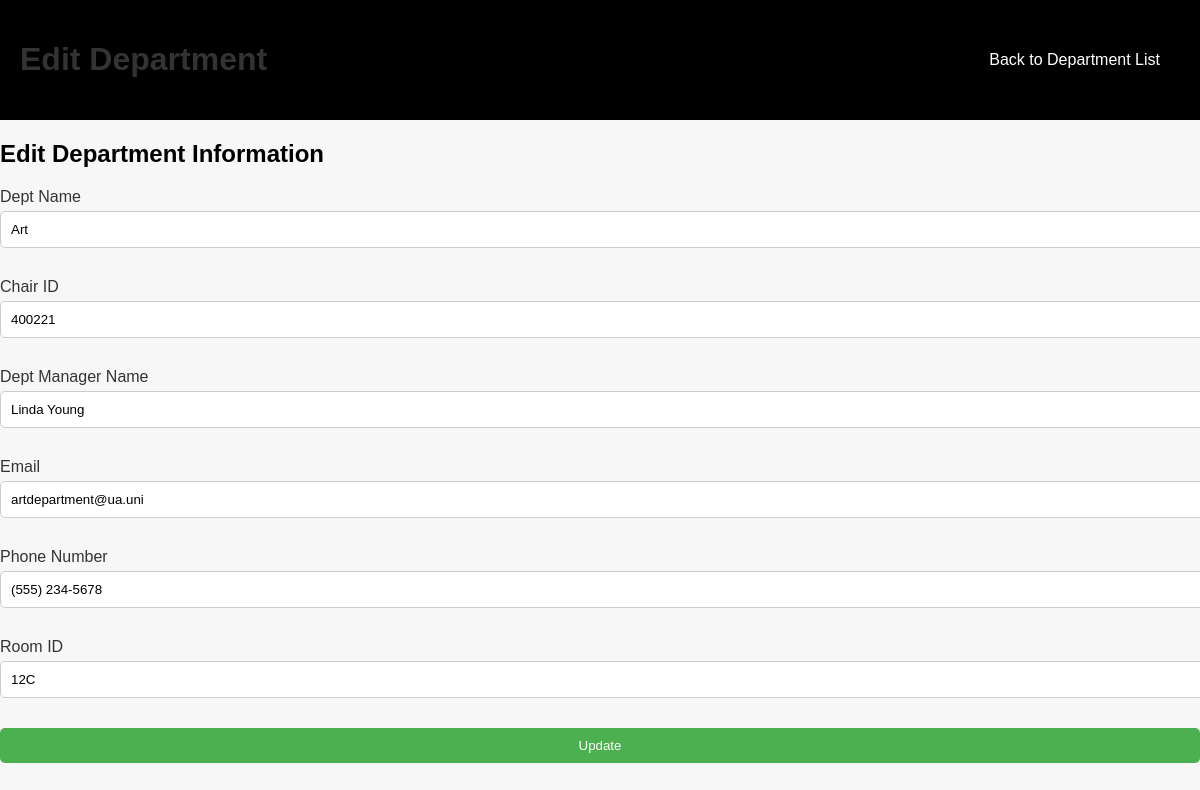
Before: /Systemsproject/edit_department.php?id=ART with the older database file.
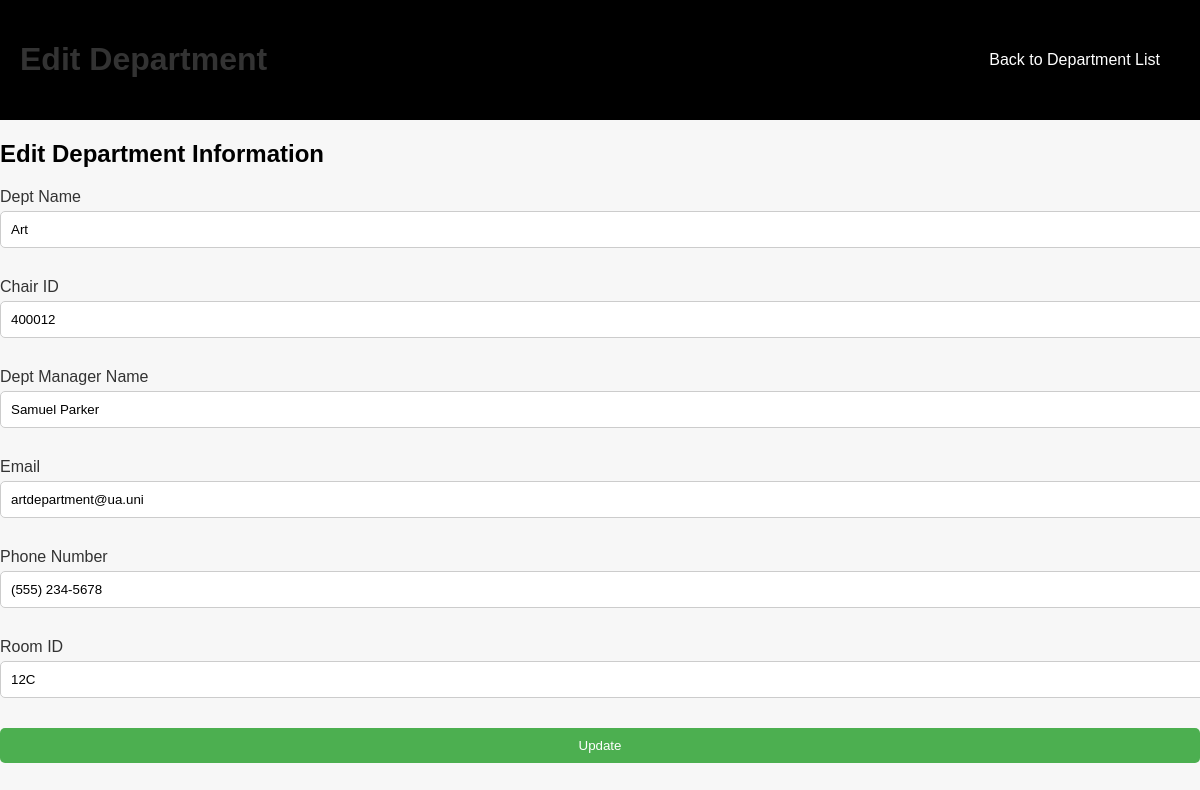
After: the same page with the newer database file.
### tables this page shows
CREATE TABLE `dept` (
  `DeptID` varchar(25) NOT NULL,
  `DeptName` varchar(100) DEFAULT NULL,
  `ChairID` int(11) DEFAULT NULL,
  `DeptManager` varchar(100) DEFAULT NULL,
  `Email` varchar(100) DEFAULT NULL,
  `PhoneNum` varchar(100) DEFAULT NULL,
  `RoomID` varchar(25) DEFAULT NULL
);

### Systemsproject/edit_department.php (the view, shortened to what this page needs)
<?php
@include 'config1.php';
if (isset($_GET['id'])) {
    $deptID = mysqli_real_escape_string($conn, $_GET['id']);
    $query = "SELECT * FROM dept WHERE DeptID = '$deptID'";
    $result = mysqli_query($conn, $query);
    if (mysqli_num_rows($result) > 0) {
        $department = mysqli_fetch_assoc($result);
    } else {
        echo "Department not found.";
        exit;
    }
} else {
    echo "Department ID not provided.";
    exit;
}
?>
<!DOCTYPE html>
<html lang="en">
<head>
   <link rel="stylesheet" href="edit_dept.css">
</head>
<body>
   <div class="header">
      <h1>Edit Department</h1>
      <a href="Departments_page1.php" class="back-button">Back to Department List</a>
   </div>
   <div class="edit-department-container">
      <h2>Edit Department Information</h2>
     <div class="form-group">
                <label for="newDeptName">Dept Name</label>
         <input type="text" name="newDeptName" placeholder="Department Name" value="<?php echo $department['DeptName']; ?>">
</div>
<div class="form-group">
                <label for="newChairId">Chair ID</label>
         <input type="text" name="newChairId" placeholder="Chair ID" value="<?php echo $department['ChairID']; ?>">
</div>
<div class="form-group">
                <label for="newDeptManager">Dept Manager Name</label>
         <input type="text" name="newDeptManager" placeholder="Department Manager" value="<?php echo $department['DeptManager']; ?>">
</div>
<div class="form-group">
                <label for="newEmail">Email</label>
         <input type="text" name="newEmail" placeholder="Email" value="<?php echo $department['Email']; ?>">
</div>
<div class="form-group">
                <label for="newPhoneNum">Phone Number</label>
         <input type="text" name="newPhoneNum" placeholder="Phone Number" value="<?php echo $department['PhoneNum']; ?>">
</div>
<div class="form-group">
                <label for="newRoomID">Room ID</label>
         <input type="text" name="newRoomID" placeholder="Room ID" value="<?php echo $department['RoomID']; ?>">
</div>
         <input type="submit" name="update" value="Update">
   </div>
</body>
</html>

Changed rows visible on the page:
changed dept "Art": newChairId "400221" → "400012"; newDeptManager "Linda Young" → "Samuel Parker"
